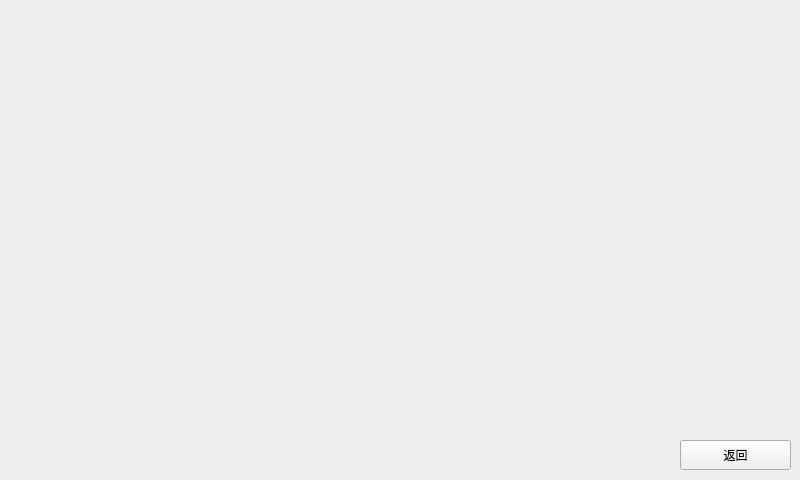
<?xml version="1.0" encoding="UTF-8"?>
<ui version="4.0">
 <class>frmValve</class>
 <widget class="QWidget" name="frmValve">
  <property name="geometry">
   <rect>
    <x>0</x>
    <y>0</y>
    <width>800</width>
    <height>480</height>
   </rect>
  </property>
  <property name="windowTitle">
   <string>阀门控制</string>
  </property>
  <property name="styleSheet">
   <string notr="true">QWidget#frm{
background-image: url(:/image/main2.jpg);
}

QPushButton#btn_ValveClose{
background-color:rgba(0,0,0,0);
border-style:none;
}

QPushButton#btn_ValveOpen{
background-color:rgba(0,0,0,0);
border-style:none;
}

</string>
  </property>
  <widget class="QWidget" name="frm" native="true">
   <property name="geometry">
    <rect>
     <x>0</x>
     <y>0</y>
     <width>800</width>
     <height>480</height>
    </rect>
   </property>
   <widget class="QPushButton" name="btn_Cancel">
    <property name="geometry">
     <rect>
      <x>680</x>
      <y>440</y>
      <width>111</width>
      <height>30</height>
     </rect>
    </property>
    <property name="sizePolicy">
     <sizepolicy hsizetype="Minimum" vsizetype="Preferred">
      <horstretch>0</horstretch>
      <verstretch>0</verstretch>
     </sizepolicy>
    </property>
    <property name="text">
     <string>返回</string>
    </property>
    <property name="iconSize">
     <size>
      <width>90</width>
      <height>90</height>
     </size>
    </property>
    <property name="checkable">
     <bool>false</bool>
    </property>
   </widget>
   <widget class="QWidget" name="layoutWidget">
    <property name="geometry">
     <rect>
      <x>60</x>
      <y>30</y>
      <width>676</width>
      <height>161</height>
     </rect>
    </property>
    <layout class="QHBoxLayout" name="horizontalLayout">
     <item>
      <widget class="QPushButton" name="btn_ValveOpen">
       <property name="autoFillBackground">
        <bool>false</bool>
       </property>
       <property name="text">
        <string/>
       </property>
       <property name="icon">
        <iconset resource="main.qrc">
         <normaloff>:/image/开启排水阀.png</normaloff>:/image/开启排水阀.png</iconset>
       </property>
       <property name="iconSize">
        <size>
         <width>150</width>
         <height>150</height>
        </size>
       </property>
       <property name="flat">
        <bool>true</bool>
       </property>
      </widget>
     </item>
     <item>
      <widget class="QPushButton" name="btn_ValveClose">
       <property name="text">
        <string/>
       </property>
       <property name="icon">
        <iconset resource="main.qrc">
         <normaloff>:/image/关闭排水阀.png</normaloff>:/image/关闭排水阀.png</iconset>
       </property>
       <property name="iconSize">
        <size>
         <width>150</width>
         <height>150</height>
        </size>
       </property>
       <property name="flat">
        <bool>true</bool>
       </property>
      </widget>
     </item>
     <item>
      <widget class="QPushButton" name="btn_CatchValveOpen">
       <property name="text">
        <string/>
       </property>
       <property name="icon">
        <iconset resource="main.qrc">
         <normaloff>:/image/开启集水阀.png</normaloff>:/image/开启集水阀.png</iconset>
       </property>
       <property name="iconSize">
        <size>
         <width>150</width>
         <height>150</height>
        </size>
       </property>
       <property name="flat">
        <bool>true</bool>
       </property>
      </widget>
     </item>
     <item>
      <widget class="QPushButton" name="btn_CatchValveClose">
       <property name="text">
        <string/>
       </property>
       <property name="icon">
        <iconset resource="main.qrc">
         <normaloff>:/image/关闭集水阀.png</normaloff>:/image/关闭集水阀.png</iconset>
       </property>
       <property name="iconSize">
        <size>
         <width>150</width>
         <height>150</height>
        </size>
       </property>
       <property name="flat">
        <bool>true</bool>
       </property>
      </widget>
     </item>
    </layout>
   </widget>
  </widget>
 </widget>
 <resources>
  <include location="main.qrc"/>
 </resources>
 <connections/>
</ui>
